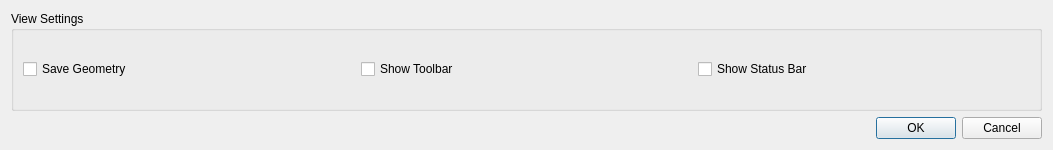
<?xml version="1.0" encoding="UTF-8"?>
<ui version="4.0">
 <class>SettingsDialog</class>
 <widget class="QDialog" name="SettingsDialog">
  <property name="geometry">
   <rect>
    <x>0</x>
    <y>0</y>
    <width>1053</width>
    <height>150</height>
   </rect>
  </property>
  <property name="windowTitle">
   <string>Settings</string>
  </property>
  <property name="modal">
   <bool>true</bool>
  </property>
  <layout class="QVBoxLayout" name="verticalLayout">
   <item>
    <widget class="QGroupBox" name="groupBox">
     <property name="title">
      <string>View Settings</string>
     </property>
     <layout class="QHBoxLayout" name="horizontalLayout">
      <item>
       <widget class="QCheckBox" name="saveGeometryCheckBox">
        <property name="text">
         <string>Save Geometry</string>
        </property>
       </widget>
      </item>
      <item>
       <widget class="QCheckBox" name="showToolbarCheckBox">
        <property name="text">
         <string>Show Toolbar</string>
        </property>
       </widget>
      </item>
      <item>
       <widget class="QCheckBox" name="showStatusBarCheckBox">
        <property name="text">
         <string>Show Status Bar</string>
        </property>
       </widget>
      </item>
     </layout>
    </widget>
   </item>
   <item>
    <widget class="QDialogButtonBox" name="buttonBox">
     <property name="orientation">
      <enum>Qt::Horizontal</enum>
     </property>
     <property name="standardButtons">
      <set>QDialogButtonBox::Cancel|QDialogButtonBox::Ok</set>
     </property>
    </widget>
   </item>
  </layout>
 </widget>
 <resources/>
 <connections>
  <connection>
   <sender>buttonBox</sender>
   <signal>accepted()</signal>
   <receiver>SettingsDialog</receiver>
   <slot>accept()</slot>
   <hints>
    <hint type="sourcelabel">
     <x>248</x>
     <y>254</y>
    </hint>
    <hint type="destinationlabel">
     <x>157</x>
     <y>274</y>
    </hint>
   </hints>
  </connection>
  <connection>
   <sender>buttonBox</sender>
   <signal>rejected()</signal>
   <receiver>SettingsDialog</receiver>
   <slot>reject()</slot>
   <hints>
    <hint type="sourcelabel">
     <x>316</x>
     <y>260</y>
    </hint>
    <hint type="destinationlabel">
     <x>286</x>
     <y>274</y>
    </hint>
   </hints>
  </connection>
 </connections>
</ui>
